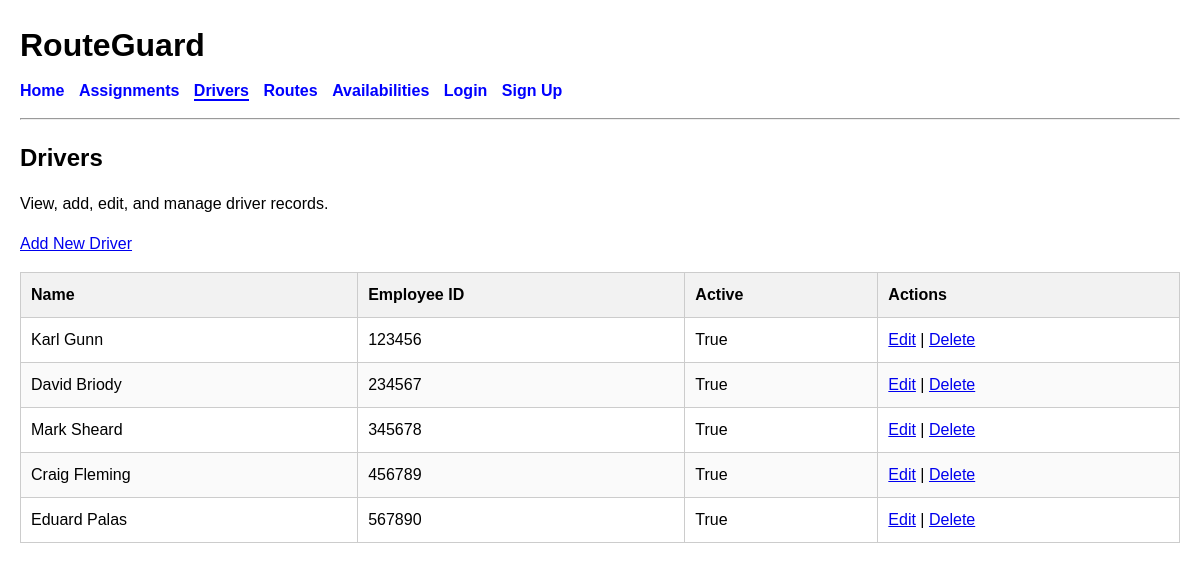
Page /drivers/ on the earlier database version.
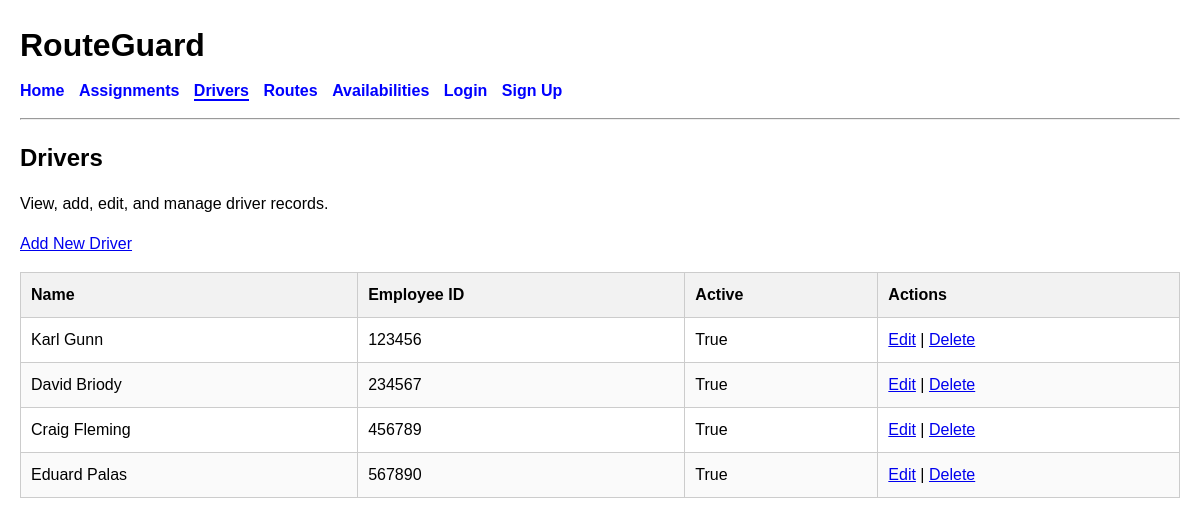
Same page on the later database version.
### planner/models.py (models this page shows, shortened)
class Driver(models.Model):
    name = models.CharField(max_length=100)
    employee_id = models.CharField(max_length=20, unique=True)
    active = models.BooleanField(default=True)

### planner/views.py (the view)
# urls.py: path("drivers/", views.driver_list, name="driver_list"),
def driver_list(request):
    drivers = Driver.objects.all()
    return render(
        request,
        "planner/driver_list.html",
        {"drivers": drivers},
    )

### planner/templates/planner/driver_list.html
{% extends "base.html" %}
{% block content %}
<h2>Drivers</h2>
<p>View, add, edit, and manage driver records.</p>
<p><a href="{% url 'create_driver' %}">Add New Driver</a></p>
{% if drivers %}
    <table>
        <thead>
            <tr>
                <th>Name</th>
                <th>Employee ID</th>
                <th>Active</th>
                <th>Actions</th>
            </tr>
        </thead>
        <tbody>
            {% for driver in drivers %}
                <tr>
                    <td>{{ driver.name }}</td>
                    <td>{{ driver.employee_id }}</td>
                    <td>{{ driver.active }}</td>
                    <td>
                        <a href="{% url 'edit_driver' driver.id %}">Edit</a>
                        |
                        <a href="{% url 'delete_driver' driver.id %}">Delete</a>
                    </td>
                </tr>
            {% endfor %}
        </tbody>
    </table>
{% else %}
    <p>No drivers have been added yet.</p>
{% endif %}
{% endblock %}

Differences in the rows shown:
removed Driver: name "Mark Sheard", employee_id "345678", active "True"
